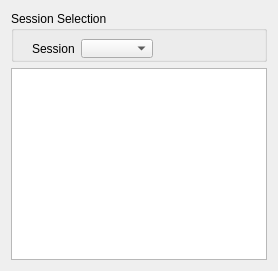
<?xml version="1.0" encoding="UTF-8"?>
<ui version="4.0">
 <class>ImageMapInfo</class>
 <widget class="QMainWindow" name="ImageMapInfo">
  <property name="windowTitle">
   <string>Mobots_Info</string>
  </property>
  <property name="iconSize">
   <size>
    <width>150</width>
    <height>150</height>
   </size>
  </property>
  <widget class="QWidget" name="centralWidget">
   <property name="sizePolicy">
    <sizepolicy hsizetype="Fixed" vsizetype="Fixed">
     <horstretch>0</horstretch>
     <verstretch>0</verstretch>
    </sizepolicy>
   </property>
   <layout class="QVBoxLayout" name="verticalLayout">
    <item>
     <widget class="QGroupBox" name="sessionSelection">
      <property name="minimumSize">
       <size>
        <width>151</width>
        <height>51</height>
       </size>
      </property>
      <property name="accessibleName">
       <string/>
      </property>
      <property name="title">
       <string>Session Selection</string>
      </property>
      <widget class="QWidget" name="horizontalLayoutWidget">
       <property name="geometry">
        <rect>
         <x>10</x>
         <y>17</y>
         <width>631</width>
         <height>41</height>
        </rect>
       </property>
       <layout class="QHBoxLayout" name="horizontalLayout">
        <item>
         <widget class="QLabel" name="sessionLabel">
          <property name="text">
           <string>Session</string>
          </property>
         </widget>
        </item>
        <item>
         <widget class="QComboBox" name="sessionCombo"/>
        </item>
        <item>
         <spacer name="sessionSpacer">
          <property name="orientation">
           <enum>Qt::Horizontal</enum>
          </property>
          <property name="sizeHint" stdset="0">
           <size>
            <width>40</width>
            <height>20</height>
           </size>
          </property>
         </spacer>
        </item>
       </layout>
      </widget>
     </widget>
    </item>
    <item>
     <layout class="QHBoxLayout" name="horizontalLayout_3">
      <item>
       <widget class="QTableView" name="mobotInfoTable"/>
      </item>
     </layout>
    </item>
   </layout>
  </widget>
 </widget>
 <layoutdefault spacing="6" margin="11"/>
 <tabstops>
  <tabstop>sessionCombo</tabstop>
 </tabstops>
 <resources/>
 <connections/>
</ui>
